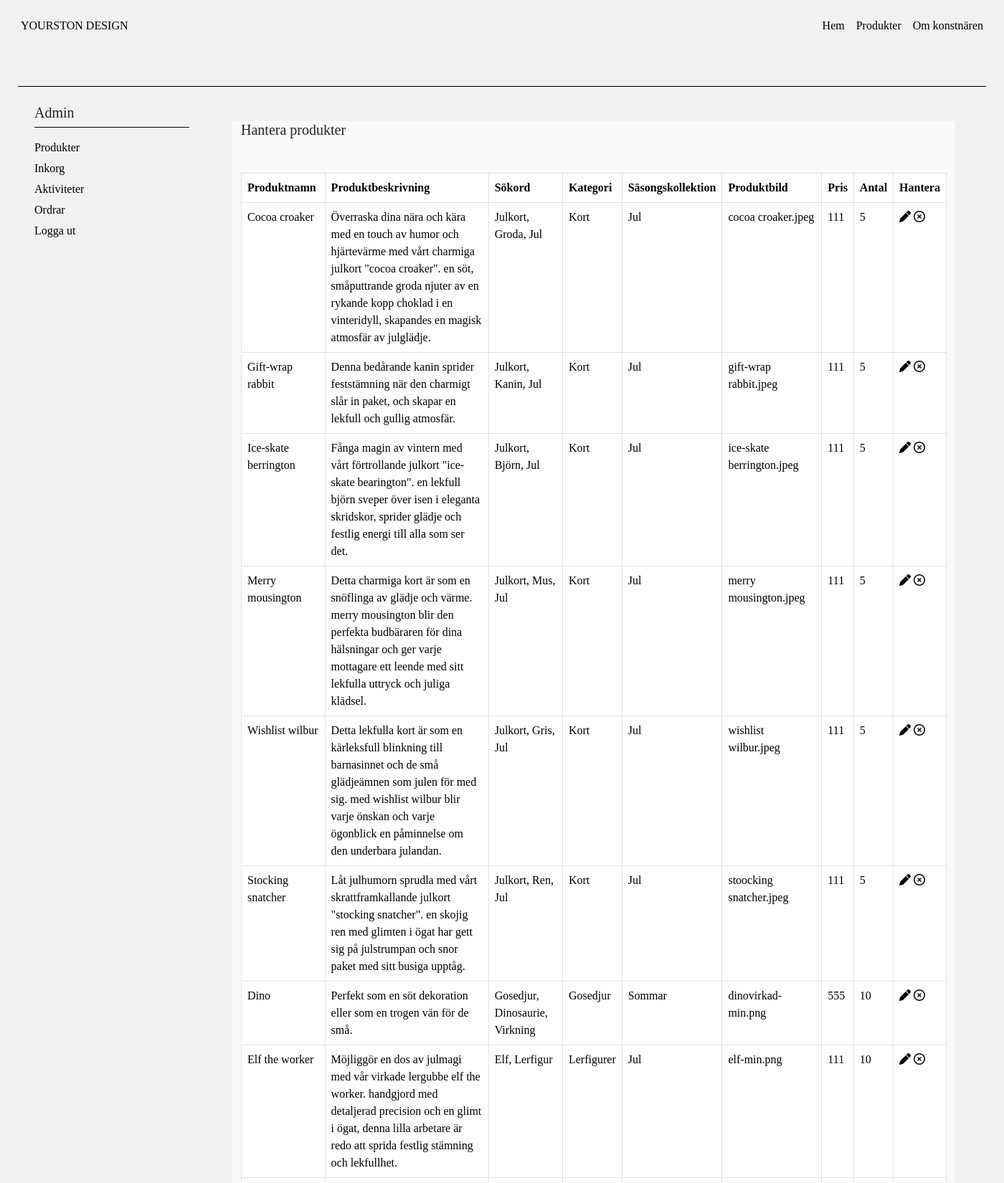
The app's page /admin/manage.product.php (signed in, upper part) with its own data.
### tables this page shows
CREATE TABLE `products` (
  `product_id` int(15) NOT NULL,
  `product_title` varchar(255) NOT NULL,
  `product_description` varchar(255) NOT NULL,
  `product_keywords` varchar(255) NOT NULL,
  `category_id` int(15) NOT NULL,
  `theme_id` int(15) NOT NULL,
  `product_image` varchar(255) NOT NULL,
  `product_price` varchar(255) NOT NULL,
  `date` datetime NOT NULL,
  `product_status` varchar(255) NOT NULL
);

CREATE TABLE `categories` (
  `category_id` int(15) NOT NULL,
  `category_title` varchar(255) NOT NULL
);

CREATE TABLE `theme` (
  `theme_id` int(15) NOT NULL,
  `theme_title` varchar(255) NOT NULL
);

### admin/manage.product.php (the view, shortened to what this page needs)
<?php
require_once '../assets/config/dp.php';
require_once 'admin.header.php';
?>
    <div class="line-container pt-5">
        <div class="solid-line"></div>
    </div>
    <div class="container m-0 p-0">
        <div class="row">
            <div class="col-3 adminpanel">
                <?php
                require_once 'inc.adminpanel.php';
                ?>
            </div>
            <div class="col-9 admintable my-5">
                <h5>Hantera produkter</h5>
                <table class="table table-bordered mt-5">
                    <?php
                        $sql = 'SELECT products.*, categories.category_title, theme.theme_title
                                FROM products
                                LEFT JOIN categories ON products.category_id = categories.category_id
                                LEFT JOIN theme ON products.theme_id = theme.theme_id
                                ORDER BY product_id';
                        $stmt = $dbh->prepare($sql);
                        $stmt->execute();
                        $roww = $stmt->fetchAll(PDO::FETCH_ASSOC);
                        if (!empty($roww)) {
                            echo '
                            <thead>
                                <tr>
                                    <th>Produktnamn</th>
                                    <th>Produktbeskrivning</th>
                                    <th>Sökord</th>
                                    <th>Kategori</th>
                                    <th>Säsongskollektion</th>
                                    <th>Produktbild</th>
                                    <th>Pris</th>
                                    <th>Antal</th>
                                    <th colspan="2">Hantera</th>
                                </tr>
                            </thead>
                            <tbody>
                            ';
                            foreach ($roww as $product_row) {
                                echo '
                                        <tr>
                                            <td>'.ucfirst($product_row['product_title']).'</td>
                                            <td>'.ucfirst($product_row['product_description']).'</td>
                                            <td>'.ucwords($product_row['product_keywords']).'</td>
                                            <td>'.ucfirst($product_row['category_title']).'</td>
                                            <td>'.ucfirst($product_row['theme_title']).'</td>
                                            <td>'.($product_row['product_image']).'</td>
                                            <td>'.($product_row['product_price']).'</td>
                                            <td>'.($product_row['product_status']).'</td>
                                            <td>
                                                <a href="edit.product.php?edit_product='.$product_row['product_id'].'">
                                                    <i class="fa-solid fa-pen"></i>
                                                </a>
                                                <a href="remove.product.php?delete_product='.$product_row['product_id'].'">
                                                    <i class="fa-regular fa-circle-xmark"></i>
                                                </a>
                                            </td>
                                        </tr>
                                    ';
                                }
                            echo '</tbody>';
                        } else {
                            echo '<p>Inga produkter inlagda!</p>';
                        }
                    ?>
                </table>
            </div>
        </div>
    </div>

### admin/admin.header.php (shortened to what this page needs)
<!DOCTYPE html>
<html lang="sv">
<head>
    <link rel="stylesheet" href="../assets/css/bootstrap.min.css">
    <link rel="stylesheet" href="../assets/css/all.min.css">
    <link rel="stylesheet" href="../assets/css/jcrop.min.css">
    <link rel="stylesheet" href="../assets/css/album.css">
</head>
<body>
<nav class="mx-auto p-3 meny">
    <div class="d-flex">
        <div class="p-2 flex-grow-1">YOURSTON DESIGN</div>
        <div class="d-flex ms-auto">
            <div class="p-2">
                <a href="../index.php">Hem</a>
            </div>
            <div class="p-2">
                <a href="../products.php">Produkter</a>
            </div>
            <div class="p-2">
                <a href="../about.php">Om konstnären</a>
            </div>
        </div>
    </div>
</nav>

### admin/inc.adminpanel.php (shortened to what this page needs)
<h5 class="ms-5 pt-4">Admin</h5>
    <div class="mt-2 ms-5 me-5">
        <div class="ml-auto">
            <div class="line-container pb-3">
                <div class="solid-line"></div>
            </div>
            <a href="#produkterCollapse" class="list-group-item">Produkter</a>
            <a href="admin.inbox.php" class="list-group-item">Inkorg</a>
            <a href="#" class="list-group-item">Aktiviteter</a>
            <a href="#" class="list-group-item">Ordrar</a>
            <a href="admin.logout.php" class="list-group-item ">Logga ut</a>
        </div>
    </div>

### assets/css/album.css (style rules this page uses)
.meny { width: 1390px; color: #000; }
a:link { color: #000; text-decoration: none; }
body { background-color: #F2F1F0; font-family: "Avenir", "Proxima Nova"; }
.line-container { width: 100%; display: flex; justify-content: center; }
.solid-line { width: 1350px; height: 1px; background-color: black; }
.admintable { background-color: #F2F1F0; }
.admintable { background-color: #FAFAFA; }
.list-group-item { display: block; margin-bottom: 5px; text-decoration: none; }

### records on screen
products: product_title "Cocoa croaker", product_description "Överraska dina nära och kära med en touch av humor och hjärtevärme med vårt charmiga julkort \"cocoa croaker\". en söt, småputtrande groda njuter av en rykande kopp choklad i en vinteridyll, skapandes en magisk atmosfär av julglädje.", product_keywords "Julkort, Groda, Jul", category.category_title "Kort", theme.theme_title "Jul", product_image "cocoa croaker.jpeg", product_price "111", product_status "5"
products: product_title "Gift-wrap rabbit", product_description "Denna bedårande kanin sprider feststämning när den charmigt slår in paket, och skapar en lekfull och gullig atmosfär.", product_keywords "Julkort, Kanin, Jul", category.category_title "Kort", theme.theme_title "Jul", product_image "gift-wrap rabbit.jpeg", product_price "111", product_status "5"
products: product_title "Ice-skate berrington", product_description "Fånga magin av vintern med vårt förtrollande julkort \"ice-skate bearington\". en lekfull björn sveper över isen i eleganta skridskor, sprider glädje och festlig energi till alla som ser det.", product_keywords "Julkort, Björn, Jul", category.category_title "Kort", theme.theme_title "Jul", product_image "ice-skate berrington.jpeg", product_price "111", product_status "5"
products: product_title "Merry mousington", product_description "Detta charmiga kort är som en snöflinga av glädje och värme. merry mousington blir den perfekta budbäraren för dina hälsningar och ger varje mottagare ett leende med sitt lekfulla uttryck och juliga klädsel.", product_keywords "Julkort, Mus, Jul", category.category_title "Kort", theme.theme_title "Jul", product_image "merry mousington.jpeg", product_price "111", product_status "5"
products: product_title "Wishlist wilbur", product_description "Detta lekfulla kort är som en kärleksfull blinkning till barnasinnet och de små glädjeämnen som julen för med sig. med wishlist wilbur blir varje önskan och varje ögonblick en påminnelse om den underbara julandan.", product_keywords "Julkort, Gris, Jul", category.category_title "Kort", theme.theme_title "Jul", product_image "wishlist wilbur.jpeg", product_price "111", product_status "5"
products: product_title "Stocking snatcher", product_description "Låt julhumorn sprudla med vårt skrattframkallande julkort \"stocking snatcher\". en skojig ren med glimten i ögat har gett sig på julstrumpan och snor paket med sitt busiga upptåg.", product_keywords "Julkort, Ren, Jul", category.category_title "Kort", theme.theme_title "Jul", product_image "stoocking snatcher.jpeg", product_price "111", product_status "5"
products: product_title "Dino", product_description "Perfekt som en söt dekoration eller som en trogen vän för de små.", product_keywords "Gosedjur, Dinosaurie, Virkning", category.category_title "Gosedjur", theme.theme_title "Sommar", product_image "dinovirkad-min.png", product_price "555", product_status "10"
products: product_title "Elf the worker", product_description "Möjliggör en dos av julmagi med vår virkade lergubbe elf the worker. handgjord med detaljerad precision och en glimt i ögat, denna lilla arbetare är redo att sprida festlig stämning och lekfullhet.", product_keywords "Elf, Lerfigur", category.category_title "Lerfigurer", theme.theme_title "Jul", product_image "elf-min.png", product_price "111", product_status "10"
